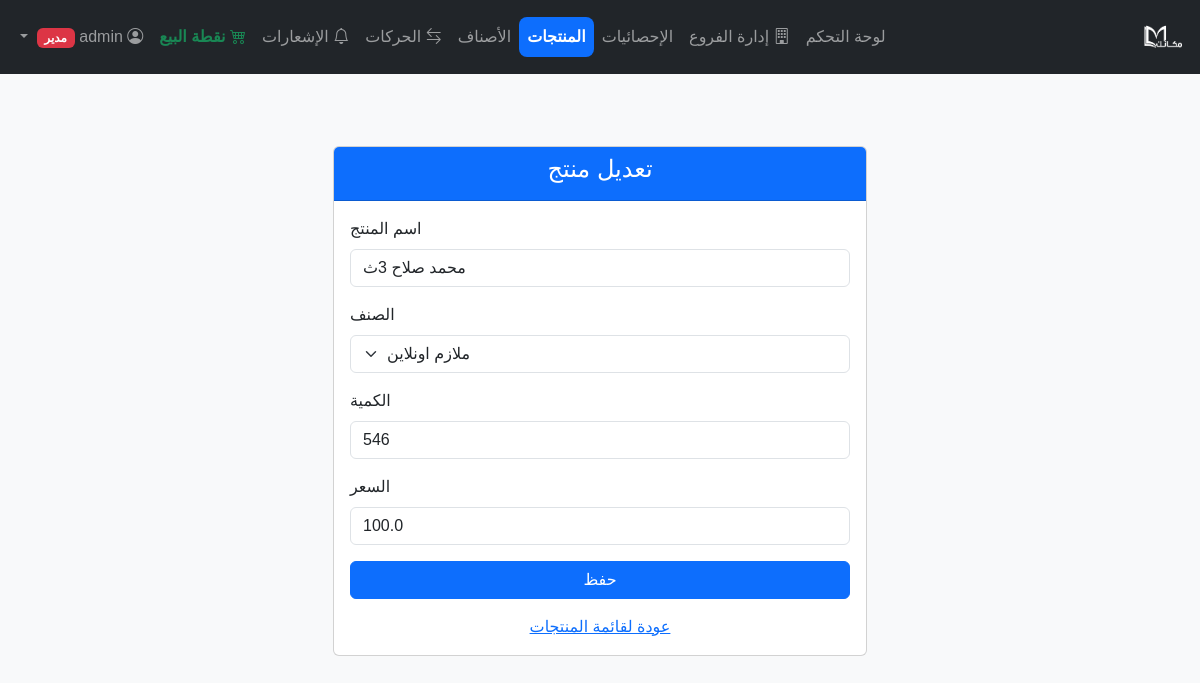
/products/edit/1 (signed in), run on the app's committed database.
### models/user.py (models this page shows, shortened)
class User(UserMixin, db.Model):
    __tablename__ = 'users'
    id = db.Column(db.Integer, primary_key=True)
    username = db.Column(db.String(64), unique=True, nullable=False)
    password_hash = db.Column(db.String(128), nullable=False)
    role = db.Column(db.String(20), nullable=False, default='user')  # admin, user, branch_manager, branch_employee
    shift = db.Column(db.String(10), nullable=True)  # morning or evening
    branch_id = db.Column(db.Integer, db.ForeignKey('branches.id'), nullable=True)  # الفرع المرتبط به
    full_name = db.Column(db.String(128), nullable=True)  # الاسم الكامل
    phone = db.Column(db.String(20), nullable=True)  # رقم الهاتف
    is_active = db.Column(db.Boolean, default=True)  # حالة الحساب
    created_at = db.Column(db.DateTime, default=db.func.current_timestamp())
    branch = db.relationship('Branch', backref='users')
    def is_admin(self):
        return self.role == 'admin'
    def is_branch_user(self):
        return self.role in ['branch_manager', 'branch_employee']

### models/product.py (models this page shows)
class Product(db.Model):
    __tablename__ = 'products'
    id = db.Column(db.Integer, primary_key=True)
    name = db.Column(db.String(128), nullable=False)
    category_id = db.Column(db.Integer, db.ForeignKey('categories.id'), nullable=False)
    price = db.Column(db.Float, nullable=False)
    quantity = db.Column(db.Integer, nullable=False, default=0)
    barcode = db.Column(db.String(64), unique=True, nullable=True)

### routes/products.py (the view, shortened to what this page needs)
@products_bp.route('/edit/<int:product_id>', methods=['GET', 'POST'])
@login_required
@admin_required
def edit_product(product_id):
    product = Product.query.get_or_404(product_id)
    form = ProductForm(obj=product)
    form.category.choices = [(c.id, c.name) for c in Category.query.all()]
    return render_template('products/edit.html', title='تعديل منتج', form=form)

### forms/product_forms.py
class ProductForm(FlaskForm):
    name = StringField('اسم المنتج', validators=[DataRequired()])
    category = SelectField('الصنف', coerce=int, validators=[DataRequired()])
    quantity = IntegerField('الكمية', validators=[DataRequired(), NumberRange(min=0)])
    price = FloatField('السعر', validators=[DataRequired(), NumberRange(min=0)])
    submit = SubmitField('حفظ')

### routes/auth.py (called while the page is built)
def admin_required(f):
    @wraps(f)
    def decorated_function(*args, **kwargs):
        if not current_user.is_authenticated or not current_user.is_admin():
            flash('ليس لديك صلاحية الوصول لهذه الصفحة', 'danger')
            return redirect(url_for('dashboard'))
        return f(*args, **kwargs)
    return decorated_function

### templates/products/edit.html (shortened to what this page needs)
{% extends 'base.html' %}
{% block content %}
<div class="container" dir="rtl">
    <div class="row justify-content-center">
        <div class="col-md-6">
            <div class="card mt-5">
                <div class="card-header bg-primary text-white text-center">
                    <h4>{{ title }}</h4>
                </div>
                <div class="card-body">
                    <form method="POST">
                        <div class="mb-3">
                            {{ form.name.label(class="form-label float-end") }}
                            {{ form.name(class="form-control text-end") }}
                        </div>
                        <div class="mb-3">
                            {{ form.category.label(class="form-label float-end") }}
                            {{ form.category(class="form-select text-end") }}
                        </div>
                        <div class="mb-3">
                            {{ form.quantity.label(class="form-label float-end") }}
                            {{ form.quantity(class="form-control text-end") }}
                        </div>
                        <div class="mb-3">
                            {{ form.price.label(class="form-label float-end") }}
                            {{ form.price(class="form-control text-end") }}
                        </div>
                        <div class="d-grid">
                            {{ form.submit(class="btn btn-primary") }}
                        </div>
                    </form>
                    <div class="mt-3 text-center">
                        <a href="{{ url_for('products.list_products') }}">عودة لقائمة المنتجات</a>
                    </div>
                </div>
            </div>
        </div>
    </div>
</div>
{% endblock %}

### templates/base.html (shortened to what this page needs)
<!DOCTYPE html>
<html lang="ar" dir="rtl">
<head>
    <link href="https://cdn.jsdelivr.net/npm/bootstrap@5.3.0/dist/css/bootstrap.rtl.min.css" rel="stylesheet">
</head>
<body>
<nav class="navbar navbar-expand-lg navbar-dark bg-dark mb-4">
    <div class="container-fluid">
        <a class="navbar-brand d-flex align-items-center" href="{{ url_for('dashboard') }}">
            <img src="/static/logo.png" alt="شعار النظام" style="height:48px;max-width:200px;object-fit:contain;vertical-align:middle;">
        </a>
        <div class="collapse navbar-collapse" id="navbarNav">
            <ul class="navbar-nav ms-auto">
                {% if current_user.is_authenticated %}
                    <li class="nav-item">
                        <a class="nav-link {% if request.endpoint == 'dashboard' %}active{% endif %}" href="{{ url_for('dashboard') }}">لوحة التحكم</a>
                    </li>
                    {% if current_user.is_admin() %}
                        <li class="nav-item">
                            <a class="nav-link {% if request.endpoint and request.endpoint.startswith('branches.') %}active{% endif %}" href="{{ url_for('branches.list_branches') }}">
                                <i class="bi bi-building"></i> إدارة الفروع
                            </a>
                        </li>
                        <li class="nav-item">
                            <a class="nav-link {% if request.endpoint and request.endpoint.startswith('stats.') %}active{% endif %}" href="{{ url_for('stats.stats_dashboard') }}">الإحصائيات</a>
                        </li>
                        <li class="nav-item">
                            <a class="nav-link {% if request.endpoint and request.endpoint.startswith('products.') %}active{% endif %}" href="{{ url_for('products.list_products') }}">المنتجات</a>
                        </li>
                        <li class="nav-item">
                            <a class="nav-link {% if request.endpoint and request.endpoint.startswith('categories.') %}active{% endif %}" href="{{ url_for('categories.list_categories') }}">الأصناف</a>
                        </li>
                        <li class="nav-item">
                            <a class="nav-link {{ 'active' if request.endpoint == 'movements.list_movements' }}" href="{{ url_for('movements.list_movements') }}">
                                <i class="bi bi-arrow-left-right"></i> الحركات
                            </a>
                        </li>
                    {% elif current_user.is_branch_user() %}
                        <li class="nav-item">
                            <a class="nav-link {% if request.endpoint and request.endpoint.startswith('branch_dashboard.') %}active{% endif %}" href="{{ url_for('branch_dashboard.dashboard') }}">
                                <i class="bi bi-building"></i> {{ current_user.get_branch_name() }}
                            </a>
                        </li>
                    {% endif %}
                    {% if current_user.is_admin() or current_user.is_branch_user() %}
                        <li class="nav-item position-relative">
                            <a class="nav-link {% if request.endpoint == 'branch_dashboard.notifications' %}active{% endif %}" href="{{ url_for('branch_dashboard.notifications') }}">
                                <i class="bi bi-bell"></i>
                                {% set unread_count = current_user.branch.received_notifications|selectattr('is_read', 'equalto', False)|list|length if current_user.is_branch_user() else 0 %}
                                {% if current_user.is_admin() %}
                                    {% set unread_count = unread_count + (notifications_count or 0) %}
                                {% endif %}
                                الإشعارات
                            </a>
                        </li>
                    {% endif %}
                    <li class="nav-item">
                        <a class="nav-link fw-bold text-success" href="{{ url_for('pos.pos_home') }}">
                            <i class="bi bi-cart4"></i> نقطة البيع
                        </a>
                    </li>
                    <li class="nav-item dropdown">
                        <a class="nav-link dropdown-toggle" href="#" id="userDropdown" role="button" data-bs-toggle="dropdown" aria-expanded="false">
                            <i class="bi bi-person-circle"></i> {{ current_user.username }}{% if current_user.is_admin() %} <span class="badge bg-danger">مدير</span>{% endif %}
                        </a>
                    </li>
                {% endif %}
            </ul>
        </div>
    </div>
</nav>
<div class="container">
    {% block content %}{% endblock %}
</div>
<link rel="stylesheet" href="https://cdn.jsdelivr.net/npm/bootstrap-icons@1.10.5/font/bootstrap-icons.css">
</body>
</html>

### templates/base.html (style rules this page uses)
body { font-family: 'Cairo', Tahoma, Arial, sans-serif; background: #f8f9fa; }
.navbar .nav-link.active { font-weight: bold; color: #fff !important; background: #0d6efd; border-radius: 0.5rem; }

### data on the page
User: username "admin"
Product: name "محمد صلاح 3ث", category "ملازم اونلاين", quantity "546", price "100.0"

### other printed values
{{ title }} "تعديل منتج"
